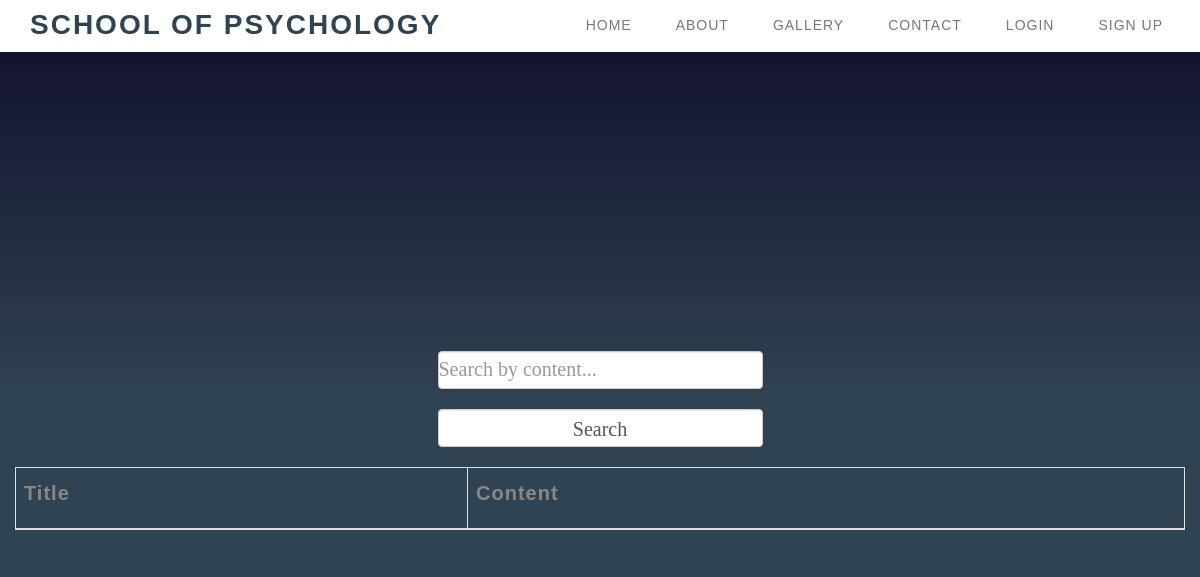
Before: /global_content/read_content/ with the older database file.
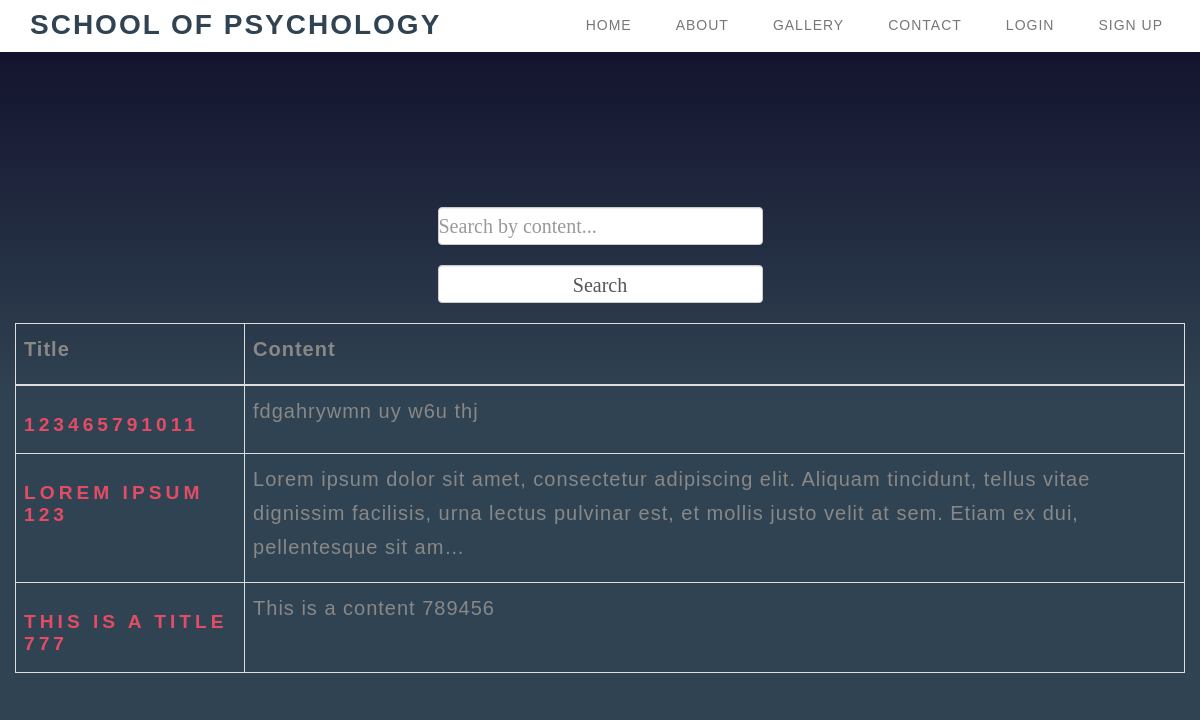
After: the same page with the newer database file.
### sova_school/global_content/models.py (models this page shows, shortened)
class GlobalContent(models.Model):
    title = models.CharField(
        max_length=100,
        blank=True,
        null=True,
    )
    text = models.TextField(
        blank=True,
        null=True,
    )
    created_at = models.DateTimeField(default=datetime.now(), blank=True)
    updated_at = models.DateTimeField(default=datetime.now(), blank=True)
    user = models.ForeignKey(
        UserModel,
        on_delete=models.DO_NOTHING,
    )
    slug = models.SlugField(
        unique=True,
        blank=True,
        null=True,
    )
    image_url = models.URLField(
        blank=True,
        null=True,
    )
    photos = models.ImageField(
        blank=True,
        null=True,
    )

### sova_school/global_content/views.py (the view)
# urls.py: path('read_content/', ReadGlobalContentView.as_view(), name='global-read-content'),
class ReadGlobalContentView(views.ListView):
    model = GlobalContent
    template_name = 'global_content/read_content.html'
    form_class = GlobalContentReadForm
    success_url = reverse_lazy('global-read-content')
    paginate_by = 5
    context_object_name = 'content'
    def get_queryset(self):
        queryset = super().get_queryset()
        search = self.request.GET.get('search', '')
        queryset = queryset.filter(
            title__icontains=search
        )
        return queryset
    def get_context_data(self, *args, **kwargs):
        context = super().get_context_data(*args, **kwargs)
        context['search'] = self.request.GET.get('search', '')
        return context

### templates/global_content/read_content.html (shortened to what this page needs)
{% extends 'global_content/global_navbar.html' %}
{% block global_navbar_content %}
    <div class="container">
        <div class="row">
            <div class="col-12">
                <br><br><br><br>
                <table class="table table-bordered">
                    <thead>
                    <tr>
                        <th><p>Title</p></th>
                        <th><p>Content</p></th>
                    </tr>
                    </thead>
                    <tbody>
                    <form action="{% url 'global-read-content' %}" method="get">
                        <input type="text" class="form-control" name="search" placeholder="Search by content..."
                               value="{{ request.GET.title }}">
                        <input type="submit" class="form-control" value="Search">
                    </form>
                    {% for content in object_list reversed %}
                            <tr>
                                <td>
                                    <h2><a href="{% url 'global-detail-content' slug=content.slug %}">
                                        {{ content.title|truncatechars:20 }}</a></h2>
                                </td>
                                <td><p>{{ content.text|truncatechars:200 }}</p></td>
                            </tr>
                    {% endfor %}
                    </tbody>
                </table>
            </div>
        </div>
    </div>
{% endblock global_navbar_content%}

### templates/global_content/global_navbar.html (shortened to what this page needs)
{% load static %}
<!DOCTYPE html>
<html lang="en">
<head>
    <link rel="stylesheet" href="{% static 'css/bootstrap.min.css' %}">
    <link rel="stylesheet" href="{% static 'css/animate.min.css' %}">
    <link rel="stylesheet" href="{% static 'css/font-awesome.min.css' %}">
    <link rel="stylesheet" href="{% static 'css/component.css' %}">
    <link rel="stylesheet" href="{% static 'css/owl.theme.css' %}">
    <link rel="stylesheet" href="{% static 'css/owl.carousel.css' %}">
    <link rel="stylesheet" href="{% static 'css/style.css' %}">
    <link rel="stylesheet" href="{% static 'css/login.css' %}">
    <link rel="stylesheet" href="{% static 'css/signup.css' %}">
    <link rel="stylesheet" href="{% static 'css/profile_edit.css' %}">
    <link rel="stylesheet" href="{% static 'css/change_password.css' %}">
    <div class="navbar navbar-default navbar-fixed-top" role="navigation">
        <div class="container">
            <div class="navbar-header">
                <a href="{% url 'index' %}" class="navbar-brand smoothScroll">SCHOOL OF PSYCHOLOGY</a>
            </div>
            <div class="collapse navbar-collapse">
                <ul class="nav navbar-nav navbar-right">
                    {% if request.user.is_authenticated %}
                        <li><a href="{% url 'logout_user' %}" class="smoothScroll"><span>Logout</span></a></li>
                        <li><a href="{% url 'profile-edit' pk=request.user.pk %}" class="smoothScroll"><span>Edit</span></a>
                        </li>
                        <li><a href="{% url 'profile-details' pk=request.user.pk %}"
                               class="smoothScroll"><span>Details</span></a></li>
                        <li><a href="{% url 'profile-delete' pk=request.user.pk %}"
                               class="smoothScroll"><span>Delete</span></a></li>
                        <li><a href="{% url 'read-content' pk=request.user.pk %}"
                               class="smoothScroll"><span>Content</span></a></li>
                        <li><a href="{% url 'global-read-content' %}"
                               class="smoothScroll"><span>Global Content</span></a></li>
                    {% else %}
                        <li><a href="#top" class="smoothScroll"><span>Home</span></a></li>
                        <li><a href="#about" class="smoothScroll"><span>About</span></a></li>
                        <li><a href="#gallery" class="smoothScroll"><span>Gallery</span></a></li>
                        <li><a href="#contact" class="smoothScroll"><span>Contact</span></a></li>
                        <li><a href="{% url 'login_user' %}" class="smoothScroll"><span>Login</span></a></li>
                        <li><a href="{% url 'register_user' %}" class="smoothScroll"><span>Sign Up</span></a></li>
                    {% endif %}
                </ul>
            </div>
        </div>
    </div>
    </body>
    {% block global_navbar_content %}
    {% endblock global_navbar_content %}
</head>
</html>

### static/css/style.css (style rules this page uses)
html,body { width: 100%; overflow-x: hidden; }
html { font-size: 100%; }
h1,h2,h3,h4 { font-weight: 300; }
h2 { color: #e44c65; font-size: 1.2rem; font-weight: bold; letter-spacing: 4px; text-transform: uppercase; }
p { color: #888; font-size: 20px; letter-spacing: 1px; line-height: 34px; }
a { color: #e44c65; -webkit-transition: 0.5s; -o-transition: 0.5s; transition: 0.5s; text-decoration: none !important; }
* { -webkit-box-sizing: border-box; -moz-box-sizing: border-box; box-sizing: border-box; }
*:before, *:after { -webkit-box-sizing: border-box; -moz-box-sizing: border-box; box-sizing: border-box; }
.navbar-default { background: #ffffff; box-shadow: 0px 2px 8px 0px rgba(50, 50, 50, 0.04); border: none; margin-bottom: 0px !important; }
.navbar-default .navbar-brand { color: #304352; font-size: 28px; font-weight: bold; letter-spacing: 2px; margin: 0; }
.navbar-default .navbar-nav li a { color: #777; font-size: 14px; font-weight: 300; letter-spacing: 1px; text-transform: uppercase; -webkit-transition: all 0.4s ease-in-out; transition: all 0.4s ease-in-out; padding-right: 22px; padding-left: 22px; }
.navbar-default .navbar-nav li a span { position: relative; display: block; padding-bottom: 2px; }
.navbar-default .navbar-nav li a span:before { content: ""; position: absolute; width: 100%; height: 2px; bottom: 0; left: 0; background-color: rgba(255, 255, 255, 0.5); visibility: hidden; -webkit-transform: scaleX(0); -moz-transform: scaleX(0); -ms-transform: scaleX(0); -o-transform: scaleX(0); transform: scaleX(0); -webkit-transition: all 0.3s ease-in-out 0s; -moz-transition: all 0.3s ease-in-out 0s; -ms-transition: all 0.3s ease-in-out 0s; -o-transition: all 0.3s ease-in-out 0s; transition: all 0.3s ease-in-out 0s; }

### static/css/login.css (style rules this page uses)
input { width: 60%; height: 20px; background: #e0dede; justify-content: center; display: flex; margin: 20px auto; padding: 10px; border: none; outline: none; border-radius: 5px; }

### static/css/signup.css (style rules this page uses)
input { width: 60%; height: 20px; background: #e0dede; justify-content: center; display: flex; margin: 20px auto; padding: 10px; border: none; outline: none; border-radius: 5px; }

### static/css/profile_edit.css (style rules this page uses)
input { width: 100%; height: 20px; background: #e0dede; justify-content: center; display: flex; margin: 20px auto; padding: 10px; border: none; outline: none; border-radius: 5px; }

### static/css/change_password.css (style rules this page uses)
input { width: 90%; height: 30px; background: #e0dede; justify-content: center; display: flex; margin: 20px auto; padding: 16px; border: none; outline: none; border-radius: 5px; }

Changed rows visible on the page:
added GlobalContent: title "123465791011", text "fdgahrywmn uy w6u thj"
added GlobalContent: title "LOREM IPSUM 123", text "Lorem ipsum dolor sit amet, consectetur adipiscing elit. Aliquam tincidunt, tellus vitae dignissim facilisis, urna lectus pulvinar est, et mollis justo velit at sem. Etiam ex dui, pellentesque sit am…"
added GlobalContent: title "THIS IS A TITLE 777", text "This is a content 789456"
